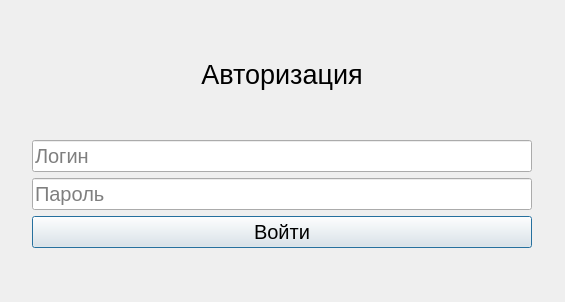
<?xml version="1.0" encoding="UTF-8"?>
<ui version="4.0">
 <class>Enter</class>
 <widget class="QDialog" name="Enter">
  <property name="geometry">
   <rect>
    <x>0</x>
    <y>0</y>
    <width>565</width>
    <height>302</height>
   </rect>
  </property>
  <property name="font">
   <font>
    <pointsize>14</pointsize>
   </font>
  </property>
  <property name="windowTitle">
   <string>Авторизация</string>
  </property>
  <layout class="QVBoxLayout" name="verticalLayout_3">
   <item>
    <layout class="QVBoxLayout" name="verticalLayout_2">
     <item>
      <spacer name="verticalSpacer">
       <property name="orientation">
        <enum>Qt::Vertical</enum>
       </property>
       <property name="sizeHint" stdset="0">
        <size>
         <width>20</width>
         <height>40</height>
        </size>
       </property>
      </spacer>
     </item>
     <item>
      <layout class="QHBoxLayout" name="horizontalLayout">
       <item>
        <spacer name="horizontalSpacer">
         <property name="orientation">
          <enum>Qt::Horizontal</enum>
         </property>
         <property name="sizeHint" stdset="0">
          <size>
           <width>40</width>
           <height>20</height>
          </size>
         </property>
        </spacer>
       </item>
       <item>
        <layout class="QVBoxLayout" name="verticalLayout">
         <item>
          <widget class="QLabel" name="label">
           <property name="minimumSize">
            <size>
             <width>500</width>
             <height>40</height>
            </size>
           </property>
           <property name="font">
            <font>
             <pointsize>20</pointsize>
            </font>
           </property>
           <property name="text">
            <string>Авторизация</string>
           </property>
           <property name="alignment">
            <set>Qt::AlignCenter</set>
           </property>
          </widget>
         </item>
         <item>
          <spacer name="verticalSpacer_3">
           <property name="orientation">
            <enum>Qt::Vertical</enum>
           </property>
           <property name="sizeHint" stdset="0">
            <size>
             <width>20</width>
             <height>40</height>
            </size>
           </property>
          </spacer>
         </item>
         <item>
          <widget class="QLineEdit" name="login">
           <property name="font">
            <font>
             <pointsize>15</pointsize>
            </font>
           </property>
           <property name="placeholderText">
            <string>Логин</string>
           </property>
          </widget>
         </item>
         <item>
          <widget class="QLineEdit" name="password">
           <property name="font">
            <font>
             <pointsize>15</pointsize>
            </font>
           </property>
           <property name="text">
            <string/>
           </property>
           <property name="echoMode">
            <enum>QLineEdit::Password</enum>
           </property>
           <property name="dragEnabled">
            <bool>false</bool>
           </property>
           <property name="placeholderText">
            <string>Пароль</string>
           </property>
          </widget>
         </item>
         <item>
          <widget class="QPushButton" name="pushButton">
           <property name="font">
            <font>
             <pointsize>15</pointsize>
            </font>
           </property>
           <property name="text">
            <string>Войти</string>
           </property>
          </widget>
         </item>
        </layout>
       </item>
       <item>
        <spacer name="horizontalSpacer_2">
         <property name="orientation">
          <enum>Qt::Horizontal</enum>
         </property>
         <property name="sizeHint" stdset="0">
          <size>
           <width>40</width>
           <height>20</height>
          </size>
         </property>
        </spacer>
       </item>
      </layout>
     </item>
     <item>
      <spacer name="verticalSpacer_2">
       <property name="orientation">
        <enum>Qt::Vertical</enum>
       </property>
       <property name="sizeHint" stdset="0">
        <size>
         <width>20</width>
         <height>40</height>
        </size>
       </property>
      </spacer>
     </item>
    </layout>
   </item>
  </layout>
 </widget>
 <resources/>
 <connections/>
</ui>
